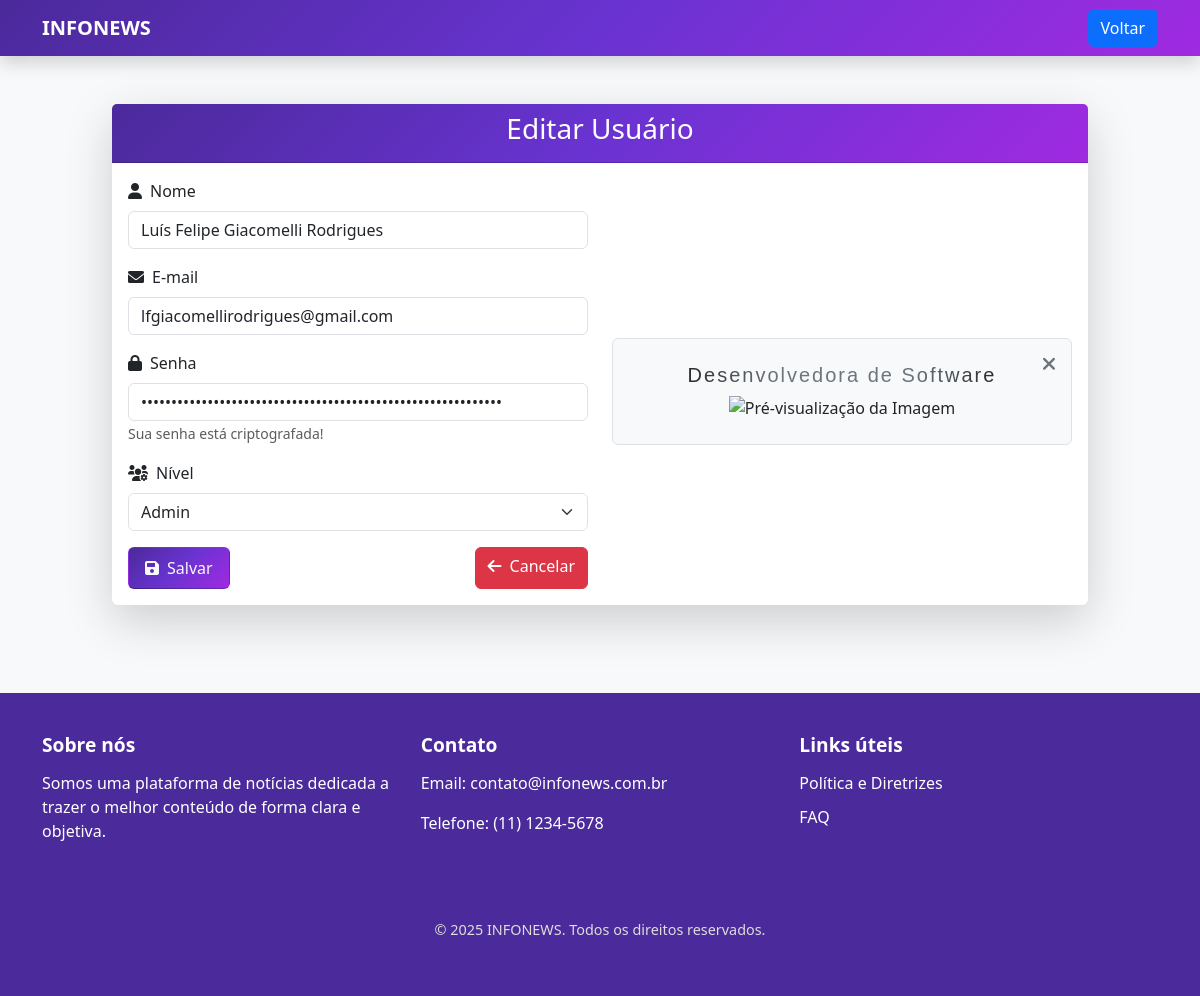
Page /editarusuario.php?id=9 (signed in) on the committed database.
### tables this page shows
CREATE TABLE `usuarios` (
  `usu_codigo` int(11) NOT NULL,
  `usu_nome` varchar(100) NOT NULL,
  `usu_email` varchar(150) NOT NULL,
  `usu_senha` varchar(255) NOT NULL,
  `created_at` timestamp NOT NULL DEFAULT current_timestamp(),
  `updated_at` timestamp NOT NULL DEFAULT current_timestamp() ON UPDATE current_timestamp(),
  `usu_nivel` varchar(50) DEFAULT NULL,
  `usu_foto` varchar(255) DEFAULT NULL,
  `usu_foto_de_fundo` varchar(255) DEFAULT NULL
);

### editarusuario.php (the view, shortened to what this page needs)
<?php
$conexao = conexao::getInstance();
$sql = 'SELECT * FROM usuarios WHERE usu_codigo = :id';
$stm = $conexao->prepare($sql);
$stm->bindValue(':id', $_GET['id']);
$stm->execute();
$usuario = $stm->fetch(PDO::FETCH_ASSOC);
?>
<!DOCTYPE html>
<html lang="pt-br">
<head>
    <link href="https://cdn.jsdelivr.net/npm/bootstrap@5.3.0-alpha2/dist/css/bootstrap.min.css" rel="stylesheet">
    <link href="https://cdnjs.cloudflare.com/ajax/libs/font-awesome/6.0.0/css/all.min.css" rel="stylesheet">
</head>
<body class="bg-light">
    <?php include 'header.php'; ?>
    <div class="container-fluid py-5">
        <div class="row justify-content-center">
            <div class="col-lg-10 col-md-12">
                <div class="card shadow-lg border-0">
                    <div class="card-header text-white text-center">
                        <h1 class="h3">Editar Usuário</h1>
                    </div>
                    <div class="card-body">
                        <div class="row">
                            <div class="col-lg-6 col-md-6">
                                <form action="actionusuario.php" method="post">
                                    <div class="mb-3">
                                        <label for="nome" class="form-label">
                                            <i class="fas fa-user me-2"></i>Nome
                                        </label>
                                        <input type="text" class="form-control" id="nome" name="nome" value="<?= htmlspecialchars($usuario['usu_nome']) ?>" required>
                                    </div>
                                    <div class="mb-3">
                                        <label for="email" class="form-label">
                                            <i class="fas fa-envelope me-2"></i>E-mail
                                        </label>
                                        <input type="email" class="form-control" id="email" name="email" value="<?= htmlspecialchars($usuario['usu_email']) ?>" required>
                                    </div>
                                    <div class="mb-3">
                                        <label for="senha" class="form-label">
                                            <i class="fas fa-lock me-2"></i>Senha
                                        </label>
                                        <input type="password" class="form-control" id="senha" name="senha" value="<?= htmlspecialchars($usuario['usu_senha']) ?>" required>
                                        <small class="text-muted">Sua senha está criptografada!</small>
                                    </div>
                                    <?php if ($_SESSION['nivel'] == 'admin') { ?>
                                        <div class="mb-3">
                                            <label for="nivel" class="form-label">
                                                <i class="fas fa-users-cog me-2"></i>Nível
                                            </label>
                                            <select class="form-select" id="nivel" name="nivel" required>
                                                <option value="admin" <?= $usuario['usu_nivel'] == 'admin' ? 'selected' : '' ?>>Admin</option>
                                            </select>
                                        </div>
                                    <?php } else {
                                        echo '<input type="hidden" name="nivel" value="usuario">';
                                    } ?>
                                    <div class="d-flex justify-content-between">
                                        <button type="submit" class="btn card-header text-light">
                                            <i class="fas fa-save me-2"></i>Salvar
                                        </button>
                                        <a href="indexnoticia.php" class="btn btn-danger">
                                            <i class="fas fa-arrow-left me-2"></i>Cancelar
                                        </a>
                                    </div>
                                </form>
                            </div>
                            <div class="col-lg-6 col-md-6 d-flex align-items-center justify-content-center mt-3">
                                <div class="ad-section border rounded p-4 w-100 text-center bg-light" id="adSection">
                                    <button class="close-button" onclick="fecharAnuncio()">
                                        <i class="fas fa-times"></i>
                                    </button>
                                    <h2 class="h5" style="font-family:Impact, Haettenschweiler, 'Arial Narrow Bold', sans-serif;letter-spacing: 2px;
                                    background:linear-gradient(to right, #000, #6c757d , #6c757d, #000);
                                    background-clip: text;
                                    color:transparent;
                                    ">Desenvolvedora de Software</h2>
                                    <img src="https://nutriflow.netlify.app/logos/giacomellilogo.png" alt="Pré-visualização da Imagem" class="img-fluid">
                                </div>
                            </div>
                        </div>
                    </div>
                </div>
            </div>
        </div>
    </div>
    <?php include 'footer.php'; ?>
</body>
</html>

### editarusuario.php (style rules this page uses)
.close-button { position: absolute; top: 10px; right: 10px; border: none; background-color: transparent; font-size: 1.2rem; color: #6c757d; cursor: pointer; }
.ad-section { position: relative; }
.card-header { background: linear-gradient(135deg, #4b2a9b, #6933d1, #a02ae1); }

### rows in the picture
usuarios: nome "Luís Felipe Giacomelli Rodrigues", email "lfgiacomellirodrigues@gmail.com", nivel "Admin"
